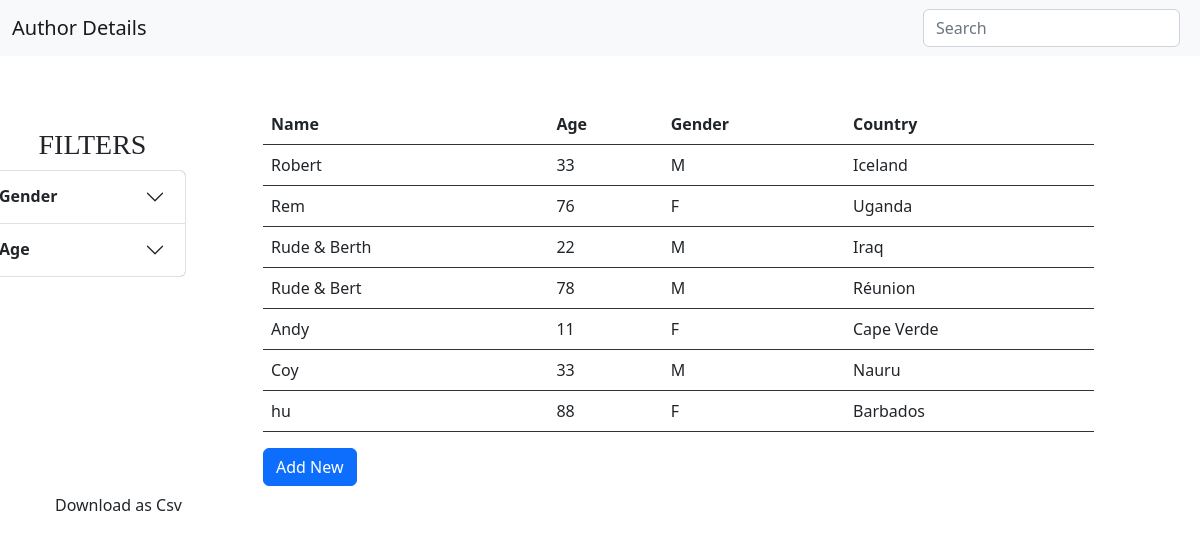
Before: / with the older database file.
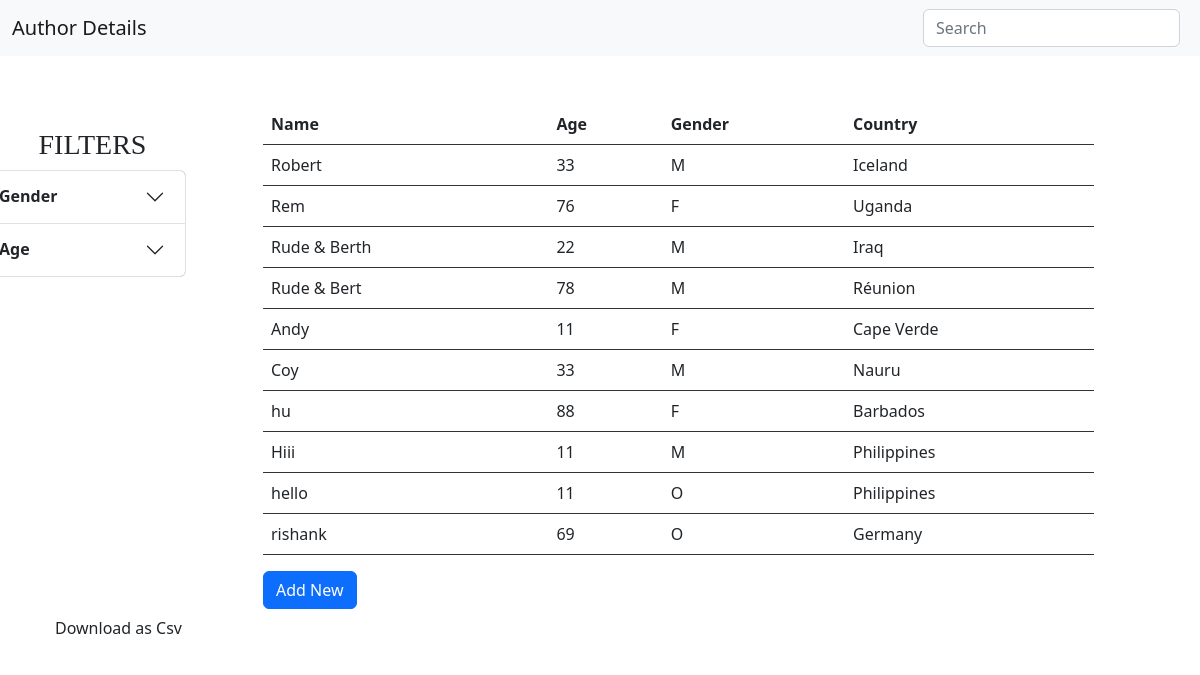
After: the same page with the newer database file.
### authdetails/models.py (models this page shows, shortened)
class authorDet(models.Model):
    GENDER_CHOICES = (
        ('M', 'Male'),
        ('F', 'Female'),
        ('O', 'Others')
    )
    auth_name = models.CharField(max_length=30, unique=True)
    auth_age = models.IntegerField()
    auth_gender = models.CharField( max_length=1, choices=GENDER_CHOICES)
    auth_country = CountryField()

### authdetails/views.py (the view)
# urls.py: path('', views.index , name = "index"),
def index(request):
    model = authorDet
    template_name = "authordetails/index.html"
    print(request.GET)
    query = request.GET.get("q","")
    dataDet= authorDet.objects.filter(  Q(auth_name__icontains=query) | Q(auth_country__icontains=query)  )
    form = authForm()
    if request.method == 'POST':
        form = authForm(request.POST)
        if form.is_valid():
            form.save()
            form = authForm()
            print("Form Valid")
        return render(request, 'authordetails/index.html',{'form':form, 'dataDet':dataDet})
    else:
        form = authForm()
    return render(request, 'authordetails/index.html',{'form':form, 'dataDet':dataDet})

### authdetails/forms.py
class authForm(forms.ModelForm):
    class Meta:
        GENDER_CHOICES = (
        ('M', 'Male'),
        ('F', 'Female'),
        ('O', 'Others')
        )
        model = authorDet
        fields = '__all__'
        widgets={
            'auth_name' : forms.TextInput(attrs={
                'placeholder': 'Author Name',
                'class': 'form-control'
                }),
            'auth_age' : forms.TextInput(attrs={
                'placeholder': 'Author Age',
                'class': 'form-control'
                }),
            'auth_gender' : forms.Select(attrs={
                'class': 'form-control'
            }),
            'auth_country' : forms.Select(attrs={
                'class': 'form-control'
            })
        }

### templates/authordetails/index.html (shortened to what this page needs)
{% load static %}
<!DOCTYPE html>
<html lang="en">
<head>
    <link href="https://cdn.jsdelivr.net/npm/bootstrap@5.2.2/dist/css/bootstrap.min.css" rel="stylesheet">
    <link href="{% static 'css/style.css' %}" rel="stylesheet">
</head>
<body>
    {% if dataDet %}
    <nav class="navbar bg-light">
        <div class="container-fluid">
          <a class="navbar-brand" href="http://127.0.0.1:8000/?q=">Author Details</a>
          <form class="d-flex" role="search" action="{% url 'search_results' %}" method="get">
            <input class="form-control me-2" value="" name="q" type="text" placeholder="Search" aria-label="Search">
          </form>
        </div>
      </nav><br>
      <div class="container"><br>
        <div class="row">
    <div class="col-3" style="margin-left: -4rem ;">
        <br><h3 style="text-align: center ; margin-left: -2rem;">FILTERS</h3>
      <div class="accordion" id="accordionExample" style="width: 13rem">
      <div class="accordion-item" style="background-color: #a6a6a6 ;">
		<h2 class="accordion-header" id="headingOne">
            <button class="accordion-button collapsed" type="button" data-bs-toggle="collapse" data-bs-target="#collapseTwo" aria-expanded="false" aria-controls="collapseTwo">
                <strong>Gender</strong>
            </button>
          </h2>
	</div>
    <div class="accordion-item" style="background-color: #a6a6a6 ;">
		<h2 class="accordion-header" id="headingOne" >
			<button class="accordion-button collapsed" type="button" data-bs-toggle="collapse" data-bs-target="#collapseOne" aria-expanded="false" aria-controls="collapseOne"><strong>Age</strong></button>
		</h2>
	</div>
</div>
</div>
    <div class="col-9">
    <table class="table">
    <thead>
        <th>Name</th>
        <th>Age</th>
        <th>Gender</th>
        <th>Country</th>
    </thead>
    {% for acc in dataDet %}
    <tr>
        <td> {{acc.auth_name}} </td>
        <td> {{acc.auth_age}} </td>
        <td> {{acc.auth_gender}} </td>
        <td> {{acc.auth_country.name}} </td>
    </tr>
    {% endfor %}
    </table>
    {% else %}
    <p>No data found</p>
    {% endif %}
    <button type="submit" class="btn btn-primary" onclick="openPopUp()">Add New</button>
    </div></div>
    <a id="download_as_csv_expense" href="{% url 'download_as_csv' %}" class="btn btn-neutral" class="btn btn-neutral">Download as Csv</a>
</div>
</body>
</html>

### static/css/style.css (style rules this page uses)
.table { border: 3px; border-color: #333; }
h3 { font-family:'Times New Roman', Times, serif; }

Changed rows visible on the page:
added authorDet: auth_name "Hiii", auth_age "11", auth_gender "M", auth_country.name "Philippines"
added authorDet: auth_name "hello", auth_age "11", auth_gender "O", auth_country.name "Philippines"
added authorDet: auth_name "rishank", auth_age "69", auth_gender "O", auth_country.name "Germany"
